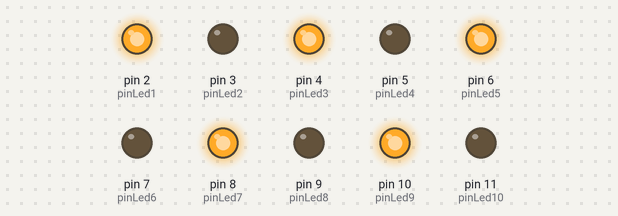
The sketch below on a simulated Arduino Uno, built with avr-gcc and run on an emulated ATmega328P. Shown: output pins drawn as LEDs (lit = HIGH).

Above: at 0.5 s.
At 3.5 s:
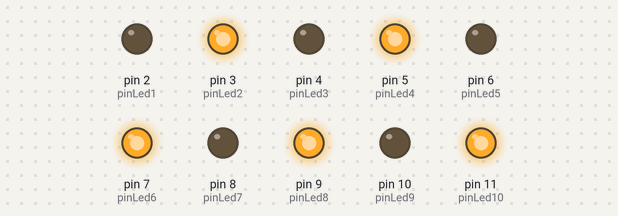
Timing chart, 0 to 4.6 s (numbered marks = the images above):
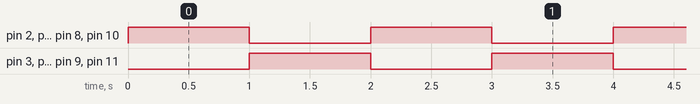

Measured:
- by itself, pin 2 (pinLed1), pin 3 (pinLed2), pin 4 (pinLed3), pin 5 (pinLed4), pin 6 (pinLed5), pin 7 (pinLed6), pin 8 (pinLed7), pin 9 (pinLed8), pin 10 (pinLed9), pin 11 (pinLed10): alternates HIGH for 1.0 s and LOW for 1.0 s
- by itself, everything shown: repeats every 2.0 s, in 3 steps

The sketch:

1_LED_sur_2.ino
```cpp
int pinLed1, pinLed2, pinLed3,pinLed4,pinLed5,pinLed6,pinLed7,pinLed8,pinLed9,pinLed10;
void setup() {
   //initialisation des variables
 pinLed1 = 2;
  pinLed2 = 3;
  pinLed3 = 4;
  pinLed4 = 5;
  pinLed5 = 6;
  pinLed6 = 7;
  pinLed7 = 8;
  pinLed8 = 9;
  pinLed9 = 10;
  pinLed10= 11;
  //initialisation
   pinMode(pinLed1, OUTPUT);
  pinMode(pinLed2, OUTPUT);
  pinMode(pinLed3, OUTPUT);
  pinMode(pinLed4, OUTPUT);
  pinMode(pinLed5, OUTPUT);
  pinMode(pinLed6, OUTPUT);
  pinMode(pinLed7, OUTPUT);
  pinMode(pinLed8, OUTPUT);
  pinMode(pinLed9, OUTPUT);
  pinMode(pinLed10, OUTPUT);
  //mise à 0V de chaque pin
  digitalWrite(pinLed1, LOW);
  digitalWrite(pinLed2, LOW);
  digitalWrite(pinLed3, LOW);
  digitalWrite(pinLed4, LOW);
  digitalWrite(pinLed5, LOW);
  digitalWrite(pinLed6, LOW);
  digitalWrite(pinLed7, LOW);
  digitalWrite(pinLed8, LOW);
  digitalWrite(pinLed9, LOW);
  digitalWrite(pinLed10, LOW);
}

void loop() {
  //allumage manuelle des LEDS désignées
 digitalWrite(pinLed1,HIGH);

  digitalWrite(pinLed3,HIGH);

  digitalWrite(pinLed5,HIGH);

  digitalWrite(pinLed7,HIGH);

    digitalWrite(pinLed9,HIGH);

    delay(1000);
    digitalWrite(pinLed1,LOW);

  digitalWrite(pinLed3,LOW);

  digitalWrite(pinLed5,LOW);

  digitalWrite(pinLed7,LOW);

    digitalWrite(pinLed9,LOW);

    digitalWrite(pinLed2,HIGH);

  digitalWrite(pinLed4,HIGH);

  digitalWrite(pinLed6,HIGH);

  digitalWrite(pinLed8,HIGH);

    digitalWrite(pinLed10,HIGH);
    delay(1000);
      digitalWrite(pinLed2,LOW);

  digitalWrite(pinLed4,LOW);

  digitalWrite(pinLed6,LOW);

  digitalWrite(pinLed8,LOW);

    digitalWrite(pinLed10,LOW);
}
```
